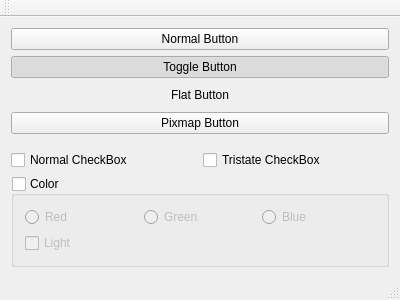
<?xml version="1.0" encoding="UTF-8"?>
<ui version="4.0">
 <class>MainWindow</class>
 <widget class="QMainWindow" name="MainWindow">
  <property name="enabled">
   <bool>true</bool>
  </property>
  <property name="geometry">
   <rect>
    <x>0</x>
    <y>0</y>
    <width>400</width>
    <height>300</height>
   </rect>
  </property>
  <property name="windowTitle">
   <string>MainWindow</string>
  </property>
  <widget class="QWidget" name="centralWidget">
   <layout class="QGridLayout" name="gridLayout">
    <item row="1" column="0">
     <spacer name="verticalSpacer">
      <property name="orientation">
       <enum>Qt::Vertical</enum>
      </property>
      <property name="sizeHint" stdset="0">
       <size>
        <width>20</width>
        <height>40</height>
       </size>
      </property>
     </spacer>
    </item>
    <item row="3" column="0">
     <widget class="QGroupBox" name="groupBox">
      <property name="title">
       <string>Color</string>
      </property>
      <property name="checkable">
       <bool>true</bool>
      </property>
      <property name="checked">
       <bool>false</bool>
      </property>
      <layout class="QGridLayout" name="gridLayout_2">
       <item row="0" column="1">
        <widget class="QRadioButton" name="radioButton_2">
         <property name="text">
          <string>Green</string>
         </property>
        </widget>
       </item>
       <item row="0" column="0">
        <widget class="QRadioButton" name="radioButton">
         <property name="text">
          <string>Red</string>
         </property>
        </widget>
       </item>
       <item row="0" column="2">
        <widget class="QRadioButton" name="radioButton_3">
         <property name="text">
          <string>Blue</string>
         </property>
        </widget>
       </item>
       <item row="1" column="0">
        <widget class="QCheckBox" name="light">
         <property name="text">
          <string>Light</string>
         </property>
        </widget>
       </item>
      </layout>
     </widget>
    </item>
    <item row="2" column="0">
     <layout class="QHBoxLayout" name="horizontalLayout">
      <item>
       <widget class="QCheckBox" name="checkBox">
        <property name="text">
         <string>Normal CheckBox</string>
        </property>
       </widget>
      </item>
      <item>
       <widget class="QCheckBox" name="checkBox_2">
        <property name="text">
         <string>Tristate CheckBox</string>
        </property>
        <property name="tristate">
         <bool>true</bool>
        </property>
       </widget>
      </item>
     </layout>
    </item>
    <item row="0" column="0">
     <layout class="QVBoxLayout" name="verticalLayout">
      <item>
       <widget class="QPushButton" name="pushButton">
        <property name="text">
         <string>Normal Button</string>
        </property>
       </widget>
      </item>
      <item>
       <widget class="QPushButton" name="pushButton_2">
        <property name="text">
         <string>Toggle Button</string>
        </property>
        <property name="checkable">
         <bool>true</bool>
        </property>
        <property name="checked">
         <bool>true</bool>
        </property>
       </widget>
      </item>
      <item>
       <widget class="QPushButton" name="pushButton_3">
        <property name="text">
         <string>Flat Button</string>
        </property>
        <property name="flat">
         <bool>true</bool>
        </property>
       </widget>
      </item>
      <item>
       <widget class="QPushButton" name="pushButton_4">
        <property name="text">
         <string>Pixmap Button</string>
        </property>
       </widget>
      </item>
     </layout>
    </item>
   </layout>
  </widget>
  <widget class="QMenuBar" name="menuBar">
   <property name="geometry">
    <rect>
     <x>0</x>
     <y>0</y>
     <width>400</width>
     <height>21</height>
    </rect>
   </property>
  </widget>
  <widget class="QToolBar" name="mainToolBar">
   <attribute name="toolBarArea">
    <enum>TopToolBarArea</enum>
   </attribute>
   <attribute name="toolBarBreak">
    <bool>false</bool>
   </attribute>
  </widget>
  <widget class="QStatusBar" name="statusBar"/>
 </widget>
 <layoutdefault spacing="6" margin="11"/>
 <resources/>
 <connections/>
</ui>
